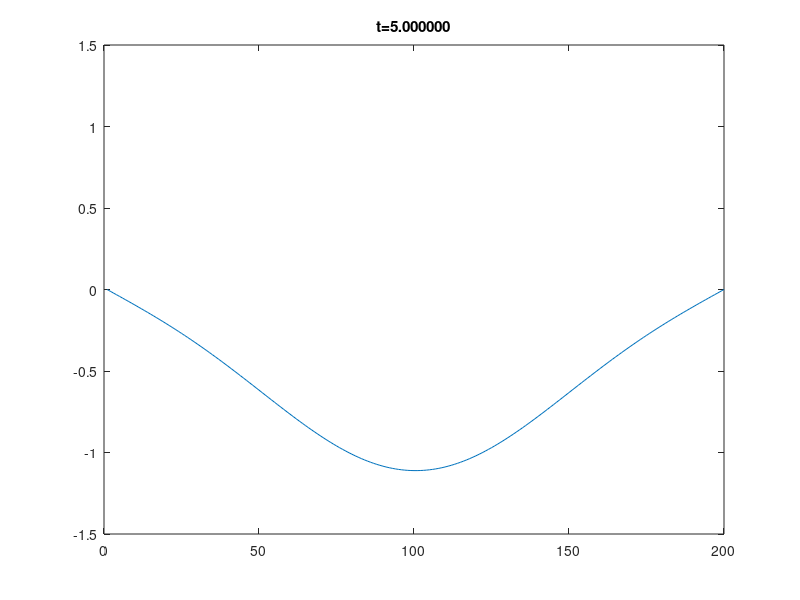
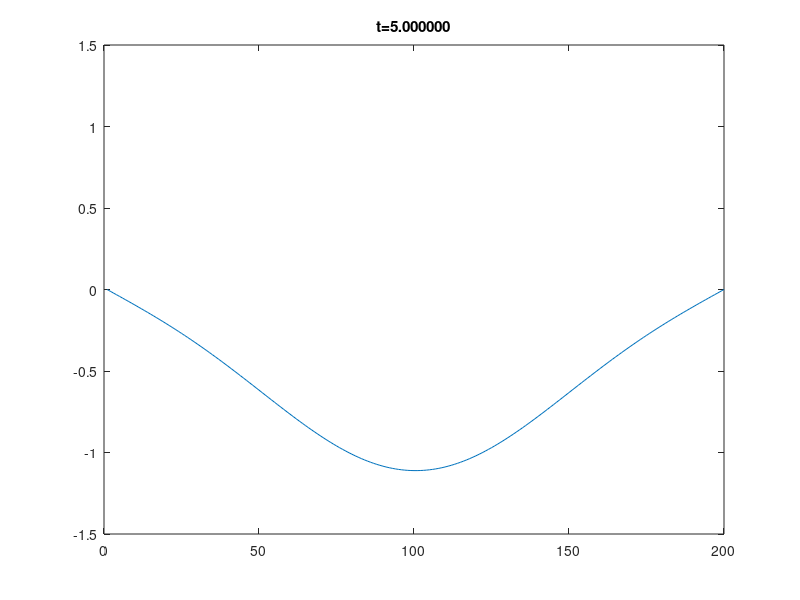
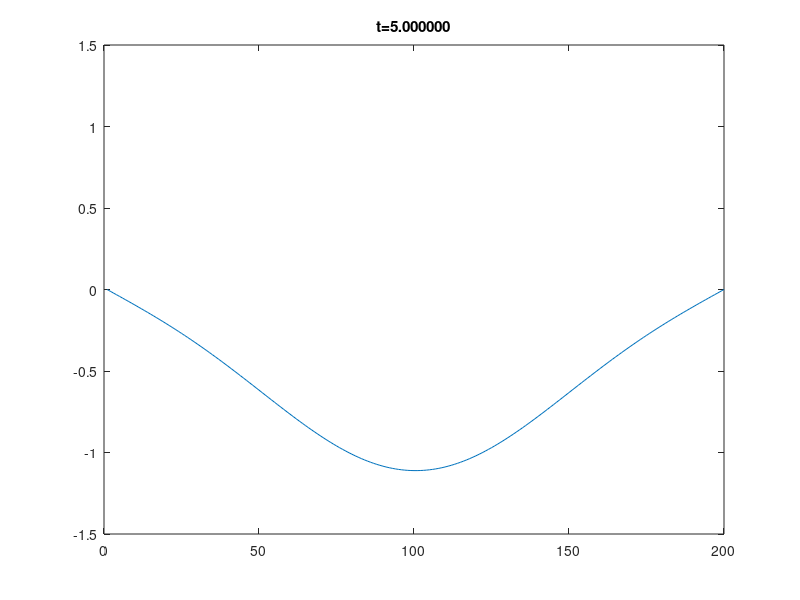
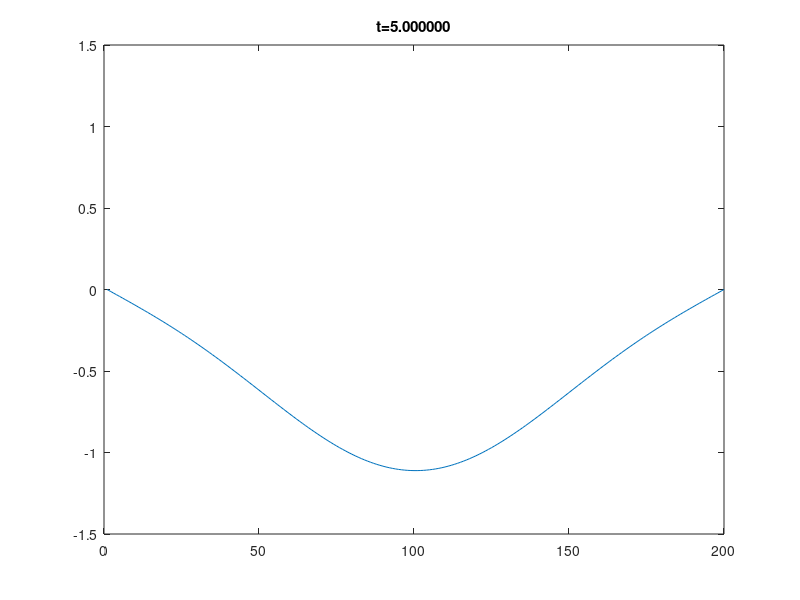

Source code (MATLAB) for these figures, in order: (Note: a time limit stopped this script after it produced the figures.)
% this script solves the string equation analytically and prints the result
% 
clear
rad=pi/180;

% finite string


l=1;
c=1;		%wave speed
x=linspace(0,1,200);

% initial condition: triangular shape

order=input("Order:");

A0=0;
u(1:200)=0;
A(1,order)=0;

for n=1:floor(order/2)
	A(2*n-1)=((-1)^(n-1))/((2*n-1)^2);
	
	% u at t=0
	u=u+A(2*n-1)*sin((pi*(2*n-1).*x)/(l));
end
	
u=u*4*l/pi^2;

plot(u);
ylim([-1.5,1.5]);

t=input("time:");

while t>=0
	u(1:200)=0;
	for n=1:floor(order/2)
		A(2*n-1)=((-1)^(n-1))/((2*n-1)^2);
	
	% u at t
		u=u+A(2*n-1)*sin((pi*(2*n-1).*x)/(l))*cos((pi*(2*n-1).*c*t)/(l));
	end
		
	plot(u);
	ylim([-1.5,1.5]);
	title(sprintf('t=%f',t));
	print (sprintf('/home/tho/Dokumente/science/magnetic_strings/fixed_ends_analytic_t%f.eps',t), "-color", "-deps");
	t=input("time:");
end
	
